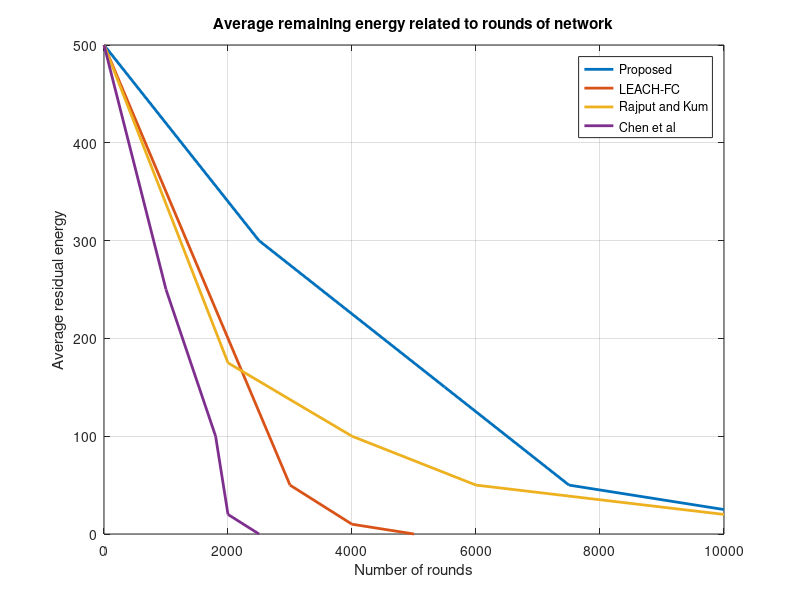

This chart was generated by the following MATLAB code:
% Define your data points
x1 = [0, 2500, 5500, 7500,10000];
y1 = [500, 300, 150, 50, 25];

x2 = [0, 3000, 4000, 5000];
y2 = [500, 50, 10,0];

x3 = [0, 2000, 4000, 6000,10000];
y3 = [500, 175,  100, 50, 20];

x4 =[0, 1000, 1800, 2000,2500];
y4 = [500, 250, 100, 20, 0];

% Plot the lines
figure; % Create a new figure window
plot(x1, y1, 'LineWidth', 2); % Plot line 1
hold on; % Hold the plot to overlay other lines
plot(x2, y2, 'LineWidth', 2); % Plot line 2
plot(x3, y3, 'LineWidth', 2); % Plot line 3
plot(x4, y4, 'LineWidth', 2); % Plot line 4

% Customize the plot
title('Average remaining energy related to rounds of network');
xlabel('Number of rounds');
ylabel('Average residual energy');
legend('Proposed', 'LEACH-FC', 'Rajput and Kum', 'Chen et al'); % Add legend
grid on; % Display grid

% Optionally, save the plot as an image file
% saveas(gcf, 'line_graph.png'); % Save the plot as an image file
